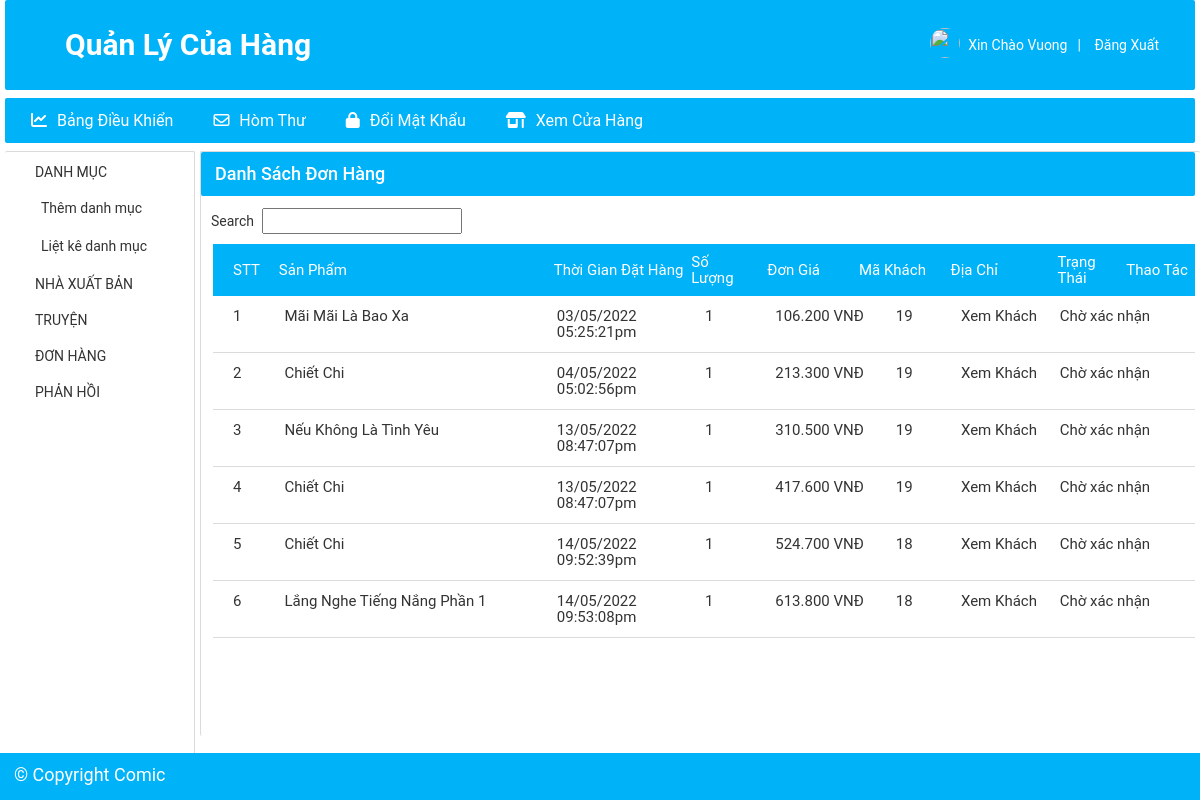
Page /admin/order.php (signed in) on the committed database.
### tables this page shows
CREATE TABLE `tbl_order` (
  `id` int(11) NOT NULL,
  `productId` int(11) NOT NULL,
  `productName` varchar(255) NOT NULL,
  `customer_id` int(11) NOT NULL,
  `quantity` int(11) NOT NULL,
  `price` varchar(255) NOT NULL,
  `image` varchar(255) NOT NULL,
  `status` int(11) NOT NULL DEFAULT 0,
  `date_order` datetime NOT NULL DEFAULT current_timestamp()
);

### lib/database.php (called while the page is built, shortened)
<?php
Class Database{
   public $host   = DB_HOST;
   public $user   = DB_USER;
   public $pass   = DB_PASS;
   public $dbname = DB_NAME;
   public $link;
private function connectDB(){
   $this->link = new mysqli($this->host, $this->user, $this->pass,
    $this->dbname);
 }
public function select($query){
  $result = $this->link->query($query) or
   die($this->link->error.__LINE__);
  if($result->num_rows > 0){
    return $result;
  } else {
    return false;
  }
 }
}

### helpers/format.php (called while the page is built, shortened)
<?php
class Format{
 public function formatDate($date){
    return date("d/m/Y h:i:sa", strtotime($date));
 }
public function format_currency($n=0){
        $n=(string)$n;
        $n=strrev($n);
        $res='';
        for($i=0;$i<strlen($n);$i++){
            if($i%3==0 && $i!=0){
                $res.='.';
            }
            $res.=$n[$i];
        }
        $res=strrev($res);
        return $res;
    }
}
?>

### admin/order.php (the view, shortened to what this page needs)
<!DOCTYPE html>
<html lang="en">
<head>
    <link rel="stylesheet" href="../assets/css/base.css">
    <link rel="stylesheet" href="../assets/font/fontawesome-free-6.1.1/css/all.css">
    <link rel="stylesheet" href="./assets/css/list.css">
    <link rel="stylesheet" href="./assets/font/fontawesome-free-6.1.1/css/all.min.css">
</head>
<body>
<?php
$filepath = realpath(dirname(__FILE__));
include_once ($filepath.'/../classes/cart.php');
include_once ($filepath.'/../helpers/format.php');
?>
<?php
    include 'header_admin.php'
    ?>
    <div class="container__admin">
        <div class="grid_full-width">
            <div class="grid__row">
                <?php include 'sidebar.php';?>
                <div class="grid__column-10 container__body">
                    <div class="list">
                        <div class="container__heading">
                            <h2 class="container__title">
                                Danh Sách Đơn Hàng
                            </h2>
                        </div>
                        <div class="list__search">
                            <span class="list__search-title">
                                Search
                            </span>
                            <input type="text" class="list__input">
                        </div>
                        <div class="order">
                            <div class="order__list">
                                <ul class="order__list__body-thead">
                                    <li class="order__list__body-th">STT</li>
                                    <li class="order__list__body-th">Sản Phẩm </li>
                                    <li class="order__list__body-th">Thời Gian Đặt Hàng</li>
                                    <li class="order__list__body-th">Số Lượng</li>
                                    <li class="order__list__body-th">Đơn Giá</li>
                                    <li class="order__list__body-th">Mã Khách</li>
                                    <li class="order__list__body-th">Địa Chỉ</li>
                                    <li class="order__list__body-th">Trạng Thái</li>
                                    <li class="order__list__body-th">Thao Tác</li>
                                </ul>
                                <div class="order__list__body-tbody">
                                            <?php
                                    $ct = new cart();
                                    $fm = new Format();
                                    $get_inbox_cart = $ct->get_inbox_cart();
                                    if($get_inbox_cart){
                                        $i = 0;
                                        $subtotal = 0;
                                        while($result = $get_inbox_cart->fetch_assoc()){
                                            $i++;
                                            $total = $result['price']*$result['quantity'];
                                            $subtotal += $total;
                                    ?>
                                    <ul class="order__list__body-tr">
                                        <li class="order__list__body-td"><?php echo $i; ?></li>
                                        <li class="order__list__body-td"><?php echo $result['productName'] ?></li>
                                        <li class="order__list__body-td"><?php echo $fm->formatDate($result['date_order']) ?></li>
                                        <li class="order__list__body-td"><?php echo $result['quantity'] ?></li>
                                        <li class="order__list__body-td">
                                        <?php
                                            $giam = $subtotal * 0.1;
                                            $sum_order =$subtotal - $giam;
                                            echo $fm->format_currency($sum_order)." "."VNĐ";
                                            ?></li>
                                        <li class="order__list__body-td"><?php echo $result['customer_id'] ?></li>
                                        <li class="order__list__body-td">
                                            <a href="customer.php?customerid=<?php echo $result['customer_id'] ?>"class="order__list__body-td-link">
                                                Xem Khách
                                            </a>
                                        </li>
                                        <li class="order__list__body-td">
                                                        <?php
                                            if($result['status']==0){
                                            ?>
                                                <a  class="order__list__body-td-link xacnhan" href="?shiftid=<?php echo $result['id'] ?>&price=<?php echo $result['price'] ?>&time=<?php echo $result['date_order'] ?>">Chờ xác nhận</a>
                                                <?php
                                            }elseif($result['status']==1){
                                                ?>
                                                <?php
                                                echo '<span class="xacnhan">Đã xác nhận</span>';
                                                ?>
                                            <?php
                                                }
                                            ?>
                                   </ul>
                                    <?php
                                    }}
                                        ?>
                                </div>
                            </div>
                        </div>
                    </div>
                </div>
            </div>
        </div>
    </div>
    <?php
    include 'footer.php'
    ?>
</body>
</html>

### assets/css/base.css (style rules this page uses)
:root { --blue-color: rgb(0, 178, 248); --blue-hover :rgb(138, 210, 238); --primary-color:#d0011b; --white-color : #fff; --black-color : #000; --text-color : #333; --border-color : #dbdbdb; --star-color-gold: #FFCE3E; --navbar-heigh :34px; --header-heigh : 120px; --header-with-search-heigh:calc(var(--header-heigh) - var(--navbar-heigh)); }
* { box-sizing: inherit; }
html { font-size: 62.5%; line-height: 1.6rem; font-family: 'Roboto', sans-serif; box-sizing: border-box; }
.grid_full-width { width: 100%; }
.grid__row { display: flex; flex-wrap: wrap; margin-left: -5px; margin-right: -5px; }
.grid__column-10 { padding-left: 5px; padding-right: 5px; width: 83.3334%; }
.container__admin { margin: 8px 5px 0; }
.container__body { margin-bottom: 54px; border-radius: 2px; border-top: 1px solid var(--border-color); border-left: 1px solid var(--border-color); padding: 0 5px 0 0 !important; }
.container__heading { border-radius: 2px; background-color: var(--blue-color); }
.container__title { margin: 0; padding: 14px; font-size: 1.8rem; font-weight: 500; color: var(--white-color); }

### admin/assets/css/list.css (style rules this page uses)
.list__search { flex: 1; display: flex; align-items: center; justify-content: start; margin: 12px 0 0 10px; }
.list__search-title { font-size: 1.4rem; color: var(--text-color); margin-right: 8px; }
.list__input { padding: 8px; font-size: 1.3rem; color: var(--text-color); height: 26px; width: 200px; outline: none; }
.list__body-link, .order__list__body-td-link { text-decoration: none; color: var(--text-color); }
.order { margin-bottom: 40px; }
.order__list { padding: 10px 0 0 12px; }
.order__list__body-thead { padding-left: 20px; list-style: none; background-color: var(--blue-color); margin: 0; display: flex; align-items: center; }
.order__list__body-th { text-align: left; padding: 10px 0; font-size: 1.5rem; color: var(--white-color); font-weight: 400; }
.order__list__body-th:nth-child(1) { width: 6%; }
.order__list__body-th:nth-child(2) { width: 36%; }
.order__list__body-th:nth-child(3) { width: 18%; }
.order__list__body-th:nth-child(4) { margin-right: 15px; width: 8%; }
.order__list__body-th:nth-child(5) { width: 12%; }
.order__list__body-th:nth-child(6) { width: 12%; }
.order__list__body-th:nth-child(7) { width: 14%; }
.order__list__body-th:nth-child(8) { width: 9%; }
.order__list__body-th:nth-child(9) { width: 9%; }
.order__list__body-tbody { height: 50vh; overflow-y: auto; }
.order__list__body-tr { padding-left: 20px; list-style: none; margin: 0; display: flex; border-bottom: 1px solid var(--border-color); }
.order__list__body-td { margin-right: 10px; text-align: left; padding: 12px 0; font-size: 1.5rem; color: var(--text-color); font-weight: 400; }
.order__list__body-td:nth-child(1) { width: 6%; }
.order__list__body-td:nth-child(2) { width: 38%; }
.order__list__body-td:nth-child(3) { width: 20%; }
.order__list__body-td:nth-child(4) { margin-right: 15px; width: 8%; }
.order__list__body-td:nth-child(5) { width: 16%; }
.order__list__body-td:nth-child(6) { width: 8%; }
.order__list__body-td:nth-child(7) { width: 14%; }
.order__list__body-td:nth-child(8) { width: 17%; }
.xacnhan { margin-left: -8px; width: 100px; }

### rows in the picture
tbl_order: productName "Mãi Mãi Là Bao Xa", date_order "03/05/2022 05:25:21pm", quantity "1", format_currency "106.200", customer "19"
tbl_order: productName "Chiết Chi", date_order "04/05/2022 05:02:56pm", quantity "1", format_currency "213.300", customer "19"
tbl_order: productName "Nếu Không Là Tình Yêu", date_order "13/05/2022 08:47:07pm", quantity "1", format_currency "310.500", customer "19"
tbl_order: productName "Chiết Chi", date_order "13/05/2022 08:47:07pm", quantity "1", format_currency "417.600", customer "19"
tbl_order: productName "Chiết Chi", date_order "14/05/2022 09:52:39pm", quantity "1", format_currency "524.700", customer "18"
tbl_order: productName "Lắng Nghe Tiếng Nắng Phần 1", date_order "14/05/2022 09:53:08pm", quantity "1", format_currency "613.800", customer "18"

### other values in the picture
Session::get('adminName') "Vuong"
